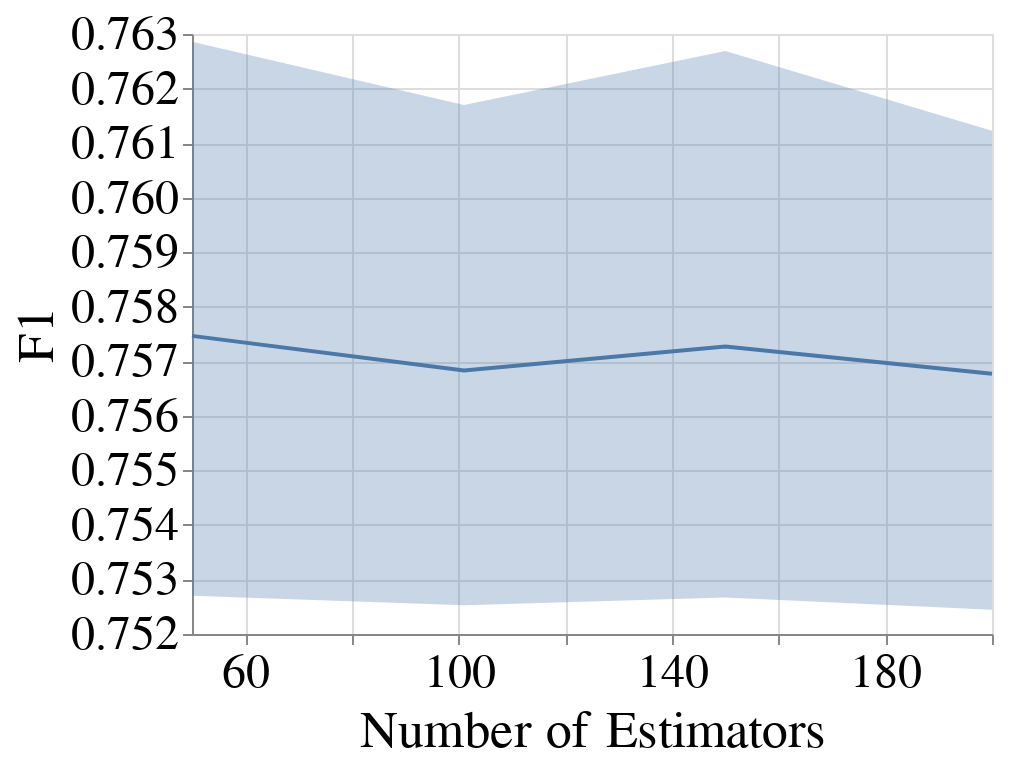

Notebook cell for this chart:
### Code cell
create_plot_for_diff_bootstrap_sizes(all_subgroup_metrics_df,
                                     dataset_name=DATASET_NAMES[0],
                                     metric_name='F1',
                                     model_name=MODEL_NAMES[0],
                                     with_band=True)

### Figure 1 — Vega-Lite specification as saved in the notebook (floating-point values rounded to 4 significant figures)
{"config": {"view": {"continuousWidth": 400, "continuousHeight": 300}, "axis": {"labelFontSize": 24, "labelFontWeight": "normal", "titleFontSize": 26, "titleFontWeight": "normal"}, "legend": {"columns": 2, "direction": "horizontal", "labelFontSize": 22, "labelLimit": 400, "orient": "top", "symbolStrokeWidth": 10, "titleAnchor": "middle", "titleFontSize": 24, "titleLimit": 300}, "title": {"fontSize": 22}}, "layer": [{"mark": {"type": "errorband", "extent": "ci"}, "encoding": {"x": {"field": "Num_Estimators", "scale": {"domain": [50, 200], "nice": false, "zero": false}, "title": "Number of Estimators", "type": "quantitative"}, "y": {"field": "Metric_Value", "scale": {"zero": false}, "title": "F1", "type": "quantitative"}}}, {"mark": "line", "encoding": {"x": {"field": "Num_Estimators", "scale": {"domain": [50, 200], "nice": false, "zero": false}, "title": "Number of Estimators", "type": "quantitative"}, "y": {"aggregate": "mean", "field": "Metric_Value", "scale": {"zero": false}, "title": "F1", "type": "quantitative"}}}], "data": {"name": "data-50b7872a20b8af318f525b6855148622"}, "$schema": "https://vega.github.io/schema/vega-lite/v4.17.0.json", "datasets": {"data-50b7872a20b8af318f525b6855148622": [{"Metric": "F1", "Model_Name": "RandomForestClassifier", "Dataset_Name": "Folktables_CA_2018_Income", "Num_Estimators": 50, "Record_Create_Date_Time": "2024-02-24T15:56:18.751000", "Session_Uuid": "f12c5c59-e58a-4f5a-bc5b-e33f81189fd7", "Experiment_Iteration": "Exp_iter_1", "Dataset_Split_Seed": 100, "Fair_Intervention_Params_Lst": "[0.0]", "Intervention_Param": 0.0, "Run_Start_Date_Time": "2024-02-24T15:47:09.491000", "Subgroup": "overall", "Metric_Value": 0.749}, {"Metric": "F1", "Model_Name": "RandomForestClassifier", "Dataset_Name": "Folktables_CA_2018_Income", "Num_Estimators": 50, "Record_Create_Date_Time": "2024-02-24T16:22:05.351000", "Session_Uuid": "f12c5c59-e58a-4f5a-bc5b-e33f81189fd7", "Experiment_Iteration": "Exp_iter_2", "Dataset_Split_Seed": 200, "Fair_Intervention_Params_Lst": "[0.0]", "Intervention_Param": 0.0, "Run_Start_Date_Time": "2024-02-24T16:12:38.307000", "Subgroup": "overall", "Metric_Value": 0.7523}, {"Metric": "F1", "Model_Name": "RandomForestClassifier", "Dataset_Name": "Folktables_CA_2018_Income", "Num_Estimators": 50, "Record_Create_Date_Time": "2024-02-24T16:23:55.740000", "Session_Uuid": "f12c5c59-e58a-4f5a-bc5b-e33f81189fd7", "Experiment_Iteration": "Exp_iter_4", "Dataset_Split_Seed": 400, "Fair_Intervention_Params_Lst": "[0.0]", "Intervention_Param": 0.0, "Run_Start_Date_Time": "2024-02-24T16:14:35.126000", "Subgroup": "overall", "Metric_Value": 0.7686}, {"Metric": "F1", "Model_Name": "RandomForestClassifier", "Dataset_Name": "Folktables_CA_2018_Income", "Num_Estimators": 50, "Record_Create_Date_Time": "2024-02-24T16:31:34.018000", "Session_Uuid": "f12c5c59-e58a-4f5a-bc5b-e33f81189fd7", "Experiment_Iteration": "Exp_iter_3", "Dataset_Split_Seed": 300, "Fair_Intervention_Params_Lst": "[0.0]", "Intervention_Param": 0.0, "Run_Start_Date_Time": "2024-02-24T16:22:06.233000", "Subgroup": "overall", "Metric_Value": 0.7595}, {"Metric": "F1", "Model_Name": "RandomForestClassifier", "Dataset_Name": "Folktables_CA_2018_Income", "Num_Estimators": 50, "Record_Create_Date_Time": "2024-02-24T16:33:13.931000", "Session_Uuid": "f12c5c59-e58a-4f5a-bc5b-e33f81189fd7", "Experiment_Iteration": "Exp_iter_5", "Dataset_Split_Seed": 500, "Fair_Intervention_Params_Lst": "[0.0]", "Intervention_Param": 0.0, "Run_Start_Date_Time": "2024-02-24T16:23:57.349000", "Subgroup": "overall", "Metric_Value": 0.7542}, {"Metric": "F1", "Model_Name": "RandomForestClassifier", "Dataset_Name": "Folktables_CA_2018_Income", "Num_Estimators": 50, "Record_Create_Date_Time": "2024-02-24T16:42:30.408000", "Session_Uuid": "f12c5c59-e58a-4f5a-bc5b-e33f81189fd7", "Experiment_Iteration": "Exp_iter_6", "Dataset_Split_Seed": 600, "Fair_Intervention_Params_Lst": "[0.0]", "Intervention_Param": 0.0, "Run_Start_Date_Time": "2024-02-24T16:33:15.280000", "Subgroup": "overall", "Metric_Value": 0.7613}, {"Metric": "F1", "Model_Name": "RandomForestClassifier", "Dataset_Name": "Folktables_CA_2018_Income", "Num_Estimators": 101, "Record_Create_Date_Time": "2024-02-24T16:37:30.256000", "Session_Uuid": "d9a91e93-d876-40fe-98be-41ec023e789f", "Experiment_Iteration": "Exp_iter_1", "Dataset_Split_Seed": 100, "Fair_Intervention_Params_Lst": "[0.0]", "Intervention_Param": 0.0, "Run_Start_Date_Time": "2024-02-24T16:17:02.907000", "Subgroup": "overall", "Metric_Value": 0.7501}, {"Metric": "F1", "Model_Name": "RandomForestClassifier", "Dataset_Name": "Folktables_CA_2018_Income", "Num_Estimators": 101, "Record_Create_Date_Time": "2024-02-24T16:38:15.529000", "Session_Uuid": "d9a91e93-d876-40fe-98be-41ec023e789f", "Experiment_Iteration": "Exp_iter_4", "Dataset_Split_Seed": 400, "Fair_Intervention_Params_Lst": "[0.0]", "Intervention_Param": 0.0, "Run_Start_Date_Time": "2024-02-24T16:19:14.752000", "Subgroup": "overall", "Metric_Value": 0.7674}, {"Metric": "F1", "Model_Name": "RandomForestClassifier", "Dataset_Name": "Folktables_CA_2018_Income", "Num_Estimators": 101, "Record_Create_Date_Time": "2024-02-24T16:56:06.997000", "Session_Uuid": "d9a91e93-d876-40fe-98be-41ec023e789f", "Experiment_Iteration": "Exp_iter_5", "Dataset_Split_Seed": 500, "Fair_Intervention_Params_Lst": "[0.0]", "Intervention_Param": 0.0, "Run_Start_Date_Time": "2024-02-24T16:38:16.381000", "Subgroup": "overall", "Metric_Value": 0.7587}, {"Metric": "F1", "Model_Name": "RandomForestClassifier", "Dataset_Name": "Folktables_CA_2018_Income", "Num_Estimators": 101, "Record_Create_Date_Time": "2024-02-24T16:56:31.109000", "Session_Uuid": "d9a91e93-d876-40fe-98be-41ec023e789f", "Experiment_Iteration": "Exp_iter_2", "Dataset_Split_Seed": 200, "Fair_Intervention_Params_Lst": "[0.0]", "Intervention_Param": 0.0, "Run_Start_Date_Time": "2024-02-24T16:37:32.273000", "Subgroup": "overall", "Metric_Value": 0.7497}, {"Metric": "F1", "Model_Name": "RandomForestClassifier", "Dataset_Name": "Folktables_CA_2018_Income", "Num_Estimators": 101, "Record_Create_Date_Time": "2024-02-24T17:14:00.415000", "Session_Uuid": "d9a91e93-d876-40fe-98be-41ec023e789f", "Experiment_Iteration": "Exp_iter_6", "Dataset_Split_Seed": 600, "Fair_Intervention_Params_Lst": "[0.0]", "Intervention_Param": 0.0, "Run_Start_Date_Time": "2024-02-24T16:56:08.482000", "Subgroup": "overall", "Metric_Value": 0.7597}, {"Metric": "F1", "Model_Name": "RandomForestClassifier", "Dataset_Name": "Folktables_CA_2018_Income", "Num_Estimators": 101, "Record_Create_Date_Time": "2024-02-24T17:16:47.581000", "Session_Uuid": "d9a91e93-d876-40fe-98be-41ec023e789f", "Experiment_Iteration": "Exp_iter_3", "Dataset_Split_Seed": 300, "Fair_Intervention_Params_Lst": "[0.0]", "Intervention_Param": 0.0, "Run_Start_Date_Time": "2024-02-24T16:56:31.776000", "Subgroup": "overall", "Metric_Value": 0.7555}, {"Metric": "F1", "Model_Name": "RandomForestClassifier", "Dataset_Name": "Folktables_CA_2018_Income", "Num_Estimators": 150, "Record_Create_Date_Time": "2024-02-24T16:49:46.953000", "Session_Uuid": "c4ce3ca1-31dc-4742-9386-91112ff5ed69", "Experiment_Iteration": "Exp_iter_1", "Dataset_Split_Seed": 100, "Fair_Intervention_Params_Lst": "[0.0]", "Intervention_Param": 0.0, "Run_Start_Date_Time": "2024-02-24T16:21:02.579000", "Subgroup": "overall", "Metric_Value": 0.7493}, {"Metric": "F1", "Model_Name": "RandomForestClassifier", "Dataset_Name": "Folktables_CA_2018_Income", "Num_Estimators": 150, "Record_Create_Date_Time": "2024-02-24T16:51:35.220000", "Session_Uuid": "c4ce3ca1-31dc-4742-9386-91112ff5ed69", "Experiment_Iteration": "Exp_iter_4", "Dataset_Split_Seed": 400, "Fair_Intervention_Params_Lst": "[0.0]", "Intervention_Param": 0.0, "Run_Start_Date_Time": "2024-02-24T16:22:29.728000", "Subgroup": "overall", "Metric_Value": 0.7682}, {"Metric": "F1", "Model_Name": "RandomForestClassifier", "Dataset_Name": "Folktables_CA_2018_Income", "Num_Estimators": 150, "Record_Create_Date_Time": "2024-02-24T17:17:29.502000", "Session_Uuid": "c4ce3ca1-31dc-4742-9386-91112ff5ed69", "Experiment_Iteration": "Exp_iter_2", "Dataset_Split_Seed": 200, "Fair_Intervention_Params_Lst": "[0.0]", "Intervention_Param": 0.0, "Run_Start_Date_Time": "2024-02-24T16:49:48.735000", "Subgroup": "overall", "Metric_Value": 0.7515}, {"Metric": "F1", "Model_Name": "RandomForestClassifier", "Dataset_Name": "Folktables_CA_2018_Income", "Num_Estimators": 150, "Record_Create_Date_Time": "2024-02-24T17:19:15.604000", "Session_Uuid": "c4ce3ca1-31dc-4742-9386-91112ff5ed69", "Experiment_Iteration": "Exp_iter_5", "Dataset_Split_Seed": 500, "Fair_Intervention_Params_Lst": "[0.0]", "Intervention_Param": 0.0, "Run_Start_Date_Time": "2024-02-24T16:51:36.152000", "Subgroup": "overall", "Metric_Value": 0.7574}, {"Metric": "F1", "Model_Name": "RandomForestClassifier", "Dataset_Name": "Folktables_CA_2018_Income", "Num_Estimators": 150, "Record_Create_Date_Time": "2024-02-24T17:44:59.737000", "Session_Uuid": "c4ce3ca1-31dc-4742-9386-91112ff5ed69", "Experiment_Iteration": "Exp_iter_3", "Dataset_Split_Seed": 300, "Fair_Intervention_Params_Lst": "[0.0]", "Intervention_Param": 0.0, "Run_Start_Date_Time": "2024-02-24T17:17:30.335000", "Subgroup": "overall", "Metric_Value": 0.7571}, {"Metric": "F1", "Model_Name": "RandomForestClassifier", "Dataset_Name": "Folktables_CA_2018_Income", "Num_Estimators": 150, "Record_Create_Date_Time": "2024-02-24T17:51:00.188000", "Session_Uuid": "c4ce3ca1-31dc-4742-9386-91112ff5ed69", "Experiment_Iteration": "Exp_iter_6", "Dataset_Split_Seed": 600, "Fair_Intervention_Params_Lst": "[0.0]", "Intervention_Param": 0.0, "Run_Start_Date_Time": "2024-02-24T17:19:16.606000", "Subgroup": "overall", "Metric_Value": 0.7602}, {"Metric": "F1", "Model_Name": "RandomForestClassifier", "Dataset_Name": "Folktables_CA_2018_Income", "Num_Estimators": 200, "Record_Create_Date_Time": "2024-02-24T17:02:40.552000", "Session_Uuid": "f7c0575e-6607-4d44-a07c-0facc7afa75a", "Experiment_Iteration": "Exp_iter_1", "Dataset_Split_Seed": 100, "Fair_Intervention_Params_Lst": "[0.0]", "Intervention_Param": 0.0, "Run_Start_Date_Time": "2024-02-24T16:24:50.154000", "Subgroup": "overall", "Metric_Value": 0.7497}, {"Metric": "F1", "Model_Name": "RandomForestClassifier", "Dataset_Name": "Folktables_CA_2018_Income", "Num_Estimators": 200, "Record_Create_Date_Time": "2024-02-24T17:03:51.676000", "Session_Uuid": "f7c0575e-6607-4d44-a07c-0facc7afa75a", "Experiment_Iteration": "Exp_iter_4", "Dataset_Split_Seed": 400, "Fair_Intervention_Params_Lst": "[0.0]", "Intervention_Param": 0.0, "Run_Start_Date_Time": "2024-02-24T16:26:27.589000", "Subgroup": "overall", "Metric_Value": 0.7656}, {"Metric": "F1", "Model_Name": "RandomForestClassifier", "Dataset_Name": "Folktables_CA_2018_Income", "Num_Estimators": 200, "Record_Create_Date_Time": "2024-02-24T17:40:28.215000", "Session_Uuid": "f7c0575e-6607-4d44-a07c-0facc7afa75a", "Experiment_Iteration": "Exp_iter_2", "Dataset_Split_Seed": 200, "Fair_Intervention_Params_Lst": "[0.0]", "Intervention_Param": 0.0, "Run_Start_Date_Time": "2024-02-24T17:02:42.217000", "Subgroup": "overall", "Metric_Value": 0.7506}, {"Metric": "F1", "Model_Name": "RandomForestClassifier", "Dataset_Name": "Folktables_CA_2018_Income", "Num_Estimators": 200, "Record_Create_Date_Time": "2024-02-24T17:40:34.814000", "Session_Uuid": "f7c0575e-6607-4d44-a07c-0facc7afa75a", "Experiment_Iteration": "Exp_iter_5", "Dataset_Split_Seed": 500, "Fair_Intervention_Params_Lst": "[0.0]", "Intervention_Param": 0.0, "Run_Start_Date_Time": "2024-02-24T17:03:53.248000", "Subgroup": "overall", "Metric_Value": 0.7552}, {"Metric": "F1", "Model_Name": "RandomForestClassifier", "Dataset_Name": "Folktables_CA_2018_Income", "Num_Estimators": 200, "Record_Create_Date_Time": "2024-02-24T18:19:55.214000", "Session_Uuid": "f7c0575e-6607-4d44-a07c-0facc7afa75a", "Experiment_Iteration": "Exp_iter_6", "Dataset_Split_Seed": 600, "Fair_Intervention_Params_Lst": "[0.0]", "Intervention_Param": 0.0, "Run_Start_Date_Time": "2024-02-24T17:40:36.324000", "Subgroup": "overall", "Metric_Value": 0.7615}, {"Metric": "F1", "Model_Name": "RandomForestClassifier", "Dataset_Name": "Folktables_CA_2018_Income", "Num_Estimators": 200, "Record_Create_Date_Time": "2024-02-24T18:19:57.060000", "Session_Uuid": "f7c0575e-6607-4d44-a07c-0facc7afa75a", "Experiment_Iteration": "Exp_iter_3", "Dataset_Split_Seed": 300, "Fair_Intervention_Params_Lst": "[0.0]", "Intervention_Param": 0.0, "Run_Start_Date_Time": "2024-02-24T17:40:29.022000", "Subgroup": "overall", "Metric_Value": 0.7581}]}}
